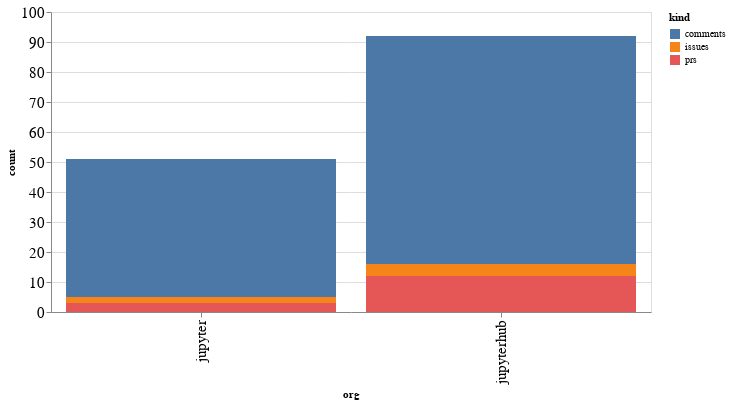

The code cell stored with this chart in its notebook:
### Code cell
alt.Chart(org_summaries, width=600).mark_bar().encode(
    x='org',
    y='count',
    color='kind',
    tooltip="org"
)

### Figure 1 — Vega-Lite specification as saved in the notebook (floating-point values rounded to 4 significant figures)
{"config": {"axisLeft": {"labelFontSize": 15}, "axisBottom": {"labelFontSize": 15}}, "data": {"name": "data-35a9ed6515498b998e0178bb5d0e0115"}, "mark": "bar", "encoding": {"color": {"type": "nominal", "field": "kind"}, "tooltip": {"type": "nominal", "field": "org"}, "x": {"type": "nominal", "field": "org"}, "y": {"type": "quantitative", "field": "count"}}, "width": 600, "$schema": "https://vega.github.io/schema/vega-lite/v4.8.1.json", "datasets": {"data-35a9ed6515498b998e0178bb5d0e0115": [{"org": "jupyter", "kind": "comments", "count": 46}, {"org": "jupyter", "kind": "issues", "count": 2}, {"org": "jupyter", "kind": "prs", "count": 3}, {"org": "jupyterhub", "kind": "comments", "count": 76}, {"org": "jupyterhub", "kind": "issues", "count": 4}, {"org": "jupyterhub", "kind": "prs", "count": 12}]}}
